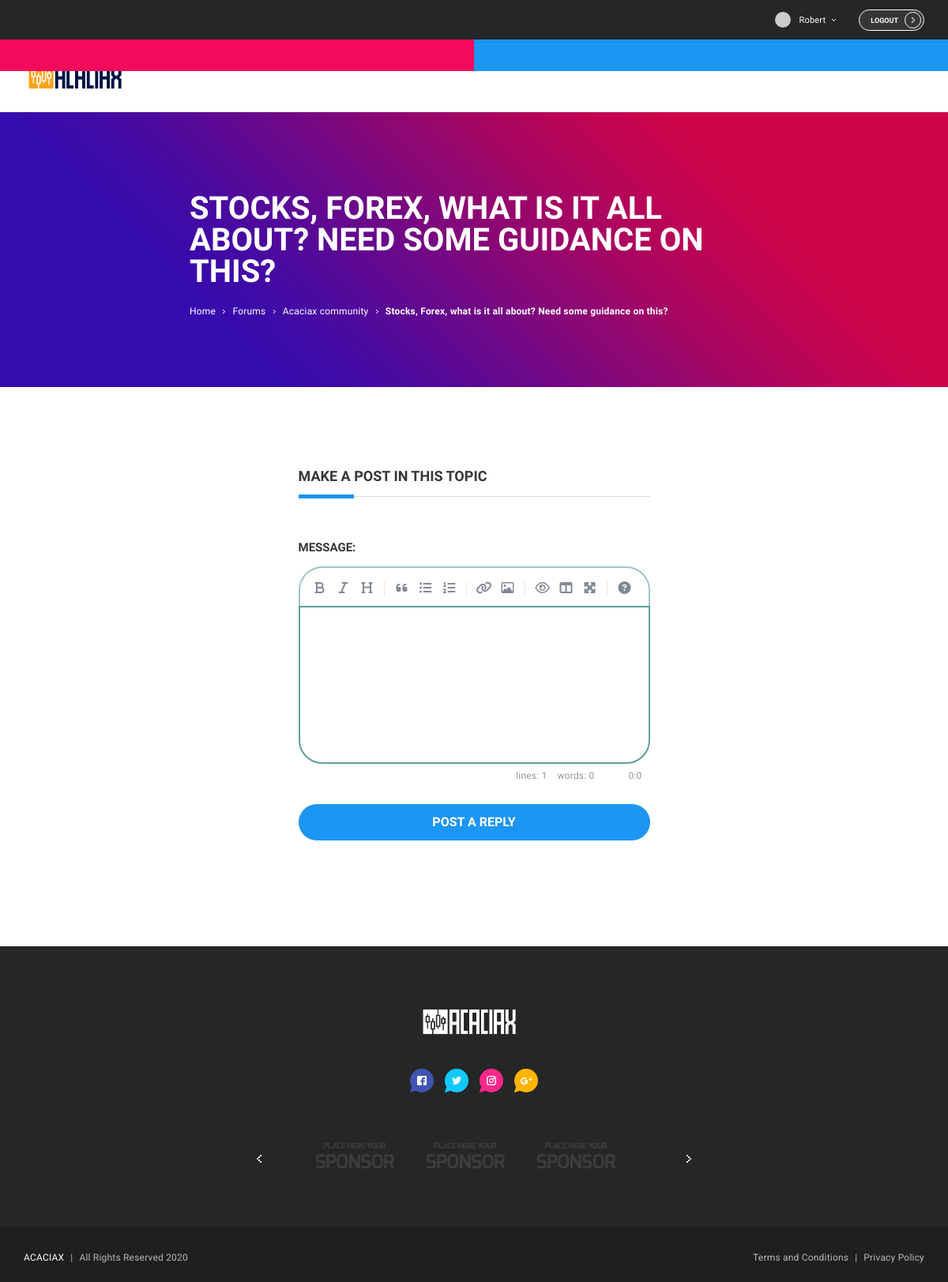
/forum/1/topics/16/reply/ (signed in), run on the app's committed database.
### forum/models.py (models this page shows, shortened)
class Topic(models.Model):
    subject = models.CharField(max_length=255)
    category = models.ForeignKey(Category, related_name='topics', on_delete=models.CASCADE)
    starter = models.ForeignKey(User, related_name='topics', on_delete=models.CASCADE)
    last_updated = models.DateTimeField(auto_now_add=True)
    updated_by = models.ForeignKey(User, related_name='+', on_delete=models.CASCADE, null=True, blank=True)
    views = models.PositiveIntegerField(default=0)

class Category(models.Model):
    name = models.CharField(max_length=30, unique=True)
    description = models.CharField(max_length=100)

### forum/views.py (the view)
# urls.py: re_path(r'^forum/(?P<pk>\d+)/topics/(?P<topic_pk>\d+)/reply/$', views.reply_topic, name='reply_topic'),
@login_required
def reply_topic(request, pk, topic_pk):
    topic = get_object_or_404(Topic, category__pk=pk, pk=topic_pk)
    if request.method == 'POST':
        form = PostForm(request.POST)
        if form.is_valid():
            post = form.save(commit=False)
            post.topic = topic
            post.created_by = request.user
            post.save()
            topic_url = reverse('topic_posts', kwargs={'pk': pk, 'topic_pk': topic_pk})
            topic_post_url = '{url}?page={page}#{id}'.format(
                url=topic_url,
                id=post.pk,
                page=topic.get_page_count()
            )
            return redirect(topic_post_url)
    else:
        form = PostForm()
    return render(request, 'reply_topic.html', {'topic': topic, 'form': form})

### forum/templatetags/form_tags.py (called while the page is built)
@register.filter
def input_class(bound_field):
    css_class = 'bder-cstm-clr'
    if bound_field.form.is_bound:
        if bound_field.errors:
            css_class = 'is-invalid'
        elif field_type(bound_field) != 'PasswordInput':
            css_class = 'is-valid'
    return 'form-control {}'.format(css_class)

### forum/templatetags/gravatar.py (called while the page is built)
@register.filter
def gravatar(user):
    email = user.email.lower().encode('utf-8')
    default = 'mm'
    size = 256
    url = 'https://www.gravatar.com/avatar/{md5}?{params}'.format(
        md5=hashlib.md5(email).hexdigest(),
        params=urlencode({'d': default, 's': str(size)})
    )
    return url

### templates/reply_topic.html (shortened to what this page needs)
{% extends 'base.html' %}
{% load static %}
{% load humanize %}
{% block stylesheet %}
  <link rel="stylesheet" href="{% static 'css/simplemde.min.css' %}">
{% endblock %}
{% block content_reply_post %}
  <div class="banner-wrap game-review">
    <div class="banner grid-limit cstm-width-60">
      <h2 class="banner-title text-left">{{ topic.subject }}</h2>
      <p class="banner-sections text-left">
        <a href="{% url 'home' %}"><span class="clr-whte banner-section">Home</span></a>
        <svg class="arrow-icon">
          <use xlink:href="#svg-arrow"></use>
        </svg>
        <a href="{% url 'forum' %}"><span class="clr-whte banner-section">Forums</span></a>
        <svg class="arrow-icon">
          <use xlink:href="#svg-arrow"></use>
        </svg>
        <span class="banner-section">{{ topic.category.name }}</span>
        <svg class="arrow-icon">
          <use xlink:href="#svg-arrow"></use>
        </svg>
        <span class="banner-section"><strong>{{ topic.subject }}</strong></span>
      </p>
    </div>
  </div>
  <div class="layout-content-full grid-limit">
    <div class="grid2-1col centered">
      <div id="tab-new-topic" class="tab-wrap">
        <div class="tab-body">
          <div class="tab-item">
            <div class="form-box">
              <div class="section-title-wrap blue">
                <h2 class="section-title medium">Make a post in this topic</h2>
                <div class="section-title-separator"></div>
              </div>
              <form method="post">
			    {% include 'includes/form.html' %}
			    <button type="submit" class="button blue full">Post a reply</button>
			  </form>
            </div>
          </div>
        </div>
      </div>
    </div>
  </div>
{% endblock content_reply_post %}

### templates/navbar/navbar.html (shortened to what this page needs)
{% load static %}
{% load gravatar %}
  <div class="header-wrap">
    <div class="header grid-limit">
      <div class="widget-selectables float_right">
        {% if user.is_authenticated %}
        <div class="widget-options-wrap">
          <div id="account-dropdown-trigger" class="current-option">
            <div class="current-option-value">
              <img class="widget-option-img user-avatar micro" src="{{ user|gravatar }}" alt="avatar-01">
              <p class="widget-option-text cstm-camel-case">{{ user.username }}</p>
            </div>
            <svg class="arrow-icon">
              <use xlink:href="#svg-arrow"></use>
            </svg>
          </div>
        </div>
        <a href="{% url 'logout' %}" class="button tiny hidden-xs logout-btn log-button">
            Logout
            <div class="button-ornament cstm-btn-ornament">
              <svg class="arrow-icon">
                <use xlink:href="#svg-arrow"></use>
              </svg>
            </div>
          </a>
        {% endif %}
      </div>
    </div>
  </div>
  <nav class="navigation-wrap void">
    <div class="navigation grid-limit">
      <div class="logo">
        <a href="{% url 'home' %}">
          <figure class="logo-img">
              <img src="{% static 'img/acaciax/logo/full-logo.png' %}" alt="Logo">
          </figure>
        </a>
      </div>
    </div>
  </nav>

### static/css/custom_css.css (style rules this page uses)
.header { display: inherit; }
.float_right { float: right; }
html { scroll-behavior: smooth; }
span { font-family: "Exo",sans-serif!important; letter-spacing: 0.2px; }
p { font-size: 1.0em; padding-top: 8px; font-family: "Exo",sans-serif!important; letter-spacing: 0.2px; }
.widget-options-wrap .current-option-value .widget-option-text { line-height: 35px; }
.logout-btn { border:1px solid #fff; }
.cstm-btn-ornament { background-color: transparent!important; border: 1px solid #fff; top: 2px!important; }
.cstm-btn-ornament .arrow-icon { top: 6px!important; left: 8px!important; width: 5px; height: 7px; }
.button.full { font-size: 16px; margin-top: 20px; }
.cstm-camel-case { text-transform: capitalize; }
.text-left { text-align: left!important; }
.cstm-width-60 { width: 60%; }
.section-title-wrap .section-title-separator:before { height: 5px; }
label { font-size: 15px; font-weight: 700; padding-top: 25px; }
.header .widget-selectables:last-child .widget-options-wrap { display: unset; }
.header .widget-selectables .widget-option-img { display: unset; }
.logo .logo-img { width: 130px }
.clr-whte { color: #FFF; }
.form-box { padding: 34px 0px; max-width: 445px; }

### data on the page
Topic: subject "STOCKS, FOREX, WHAT IS IT ALL ABOUT? NEED SOME GUIDANCE ON THIS?", category.name "Acaciax community", subject "Stocks, Forex, what is it all about? Need some guidance on this?"

### other printed values
{{ user.username }} "Robert"
{{ field.label_tag }} "MESSAGE:"
